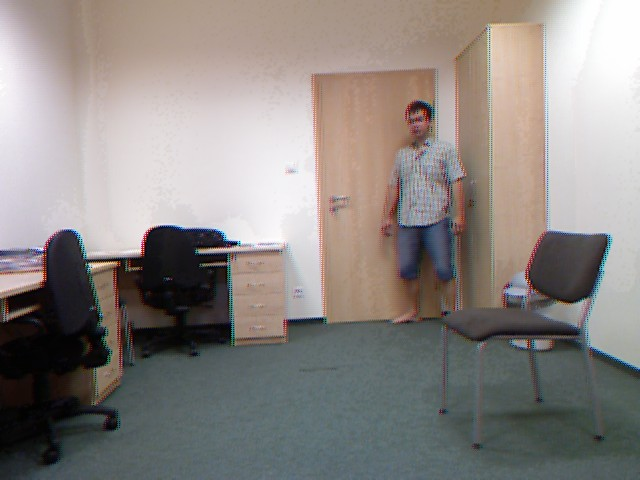
#> input picture Server/test/img1/fall-01-cam0-rgb-001.png, 640 x 480 px; its folder holds 4 pictures in this run
$ python backsubtest.py
#> lines starting #> are read from the running program, lines starting #| are printed output that depends on the picture
### Server/oldcode/backsub.py
import cv2 as cv


class DetectorAPI:
    def __init__(self, frame_array, timestamp_array, image_mask="./archives/mask.jpg") -> None:
        """
        Constructor Method: Takes an array of frames. If a background mask
        does not exist, one is created from the first index in the frames.
        :param frame_array: An array of frames to analyze:
        """
        if image_mask is None:
            self.mask = frame_array[0]
            self.frame_array = frame_array[0:]
        else:
            self.mask = image_mask
        self.frame_array = frame_array
        self.timestamp_array = timestamp_array
        self.back_sub = cv.createBackgroundSubtractorKNN(history=10, detectShadows=False)
        self.back_sub.setShadowThreshold(8)
        self.back_sub.setkNNSamples(5)

    def background_subtract(self) -> None:
        """
        Creates a overwrites the frames in the frame_array with a
        background-subtracted form of the image.
        """
        self.frame_array = [self.back_sub.apply(image) for image in self.frame_array]
        self.frame_array = [cv.medianBlur(image, 5) for image in self.frame_array]

    def get_rectangles(self) -> dict:
        """
        Returns rectangles approximation of foreground objects in images
        :return rectangles: a dictionary of rectangles in the frame set
        """
        rectangles = dict()
        for cur_image in range(len(self.frame_array)):
            contours, hierarchy = cv.findContours(
                self.frame_array[cur_image], cv.RETR_TREE, cv.CHAIN_APPROX_SIMPLE)
            contour = max(contours, key=cv.contourArea)
            x, y, w, h = cv.boundingRect(contour)
            box = [(x, y), ((x+w), y), (x, (y+h)), ((x+w), (y+h))]
            if box != [(0, 0), (640, 0), (0, 480), (640, 480)]:

                img_name = "%s" % self.timestamp_array[cur_image]
                rectangles[img_name] = box  # Returns (x, y, w, h) where
                # (x,y) is the top left corner
                # and the (w, h) is the width and height
        return rectangles

    def set_frame_array(self, frame_array):
        self.frame_array = frame_array

    def set_timestamp_array(self, timestamp_array):
        self.timestamp_array = timestamp_array

### Server/test/backsubtest.py
import os

import cv2 as cv

from Server.oldcode.backsub import DetectorAPI

files = os.listdir('./img1')
parent_dir = os.getcwd()
files = sorted([x for x in files if x.endswith('.png')])
os.chdir('img1')
frame_packet = [cv.imread(x) for x in files]
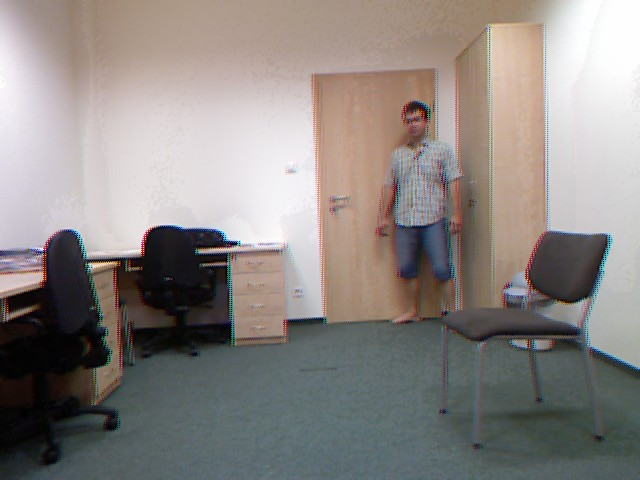
#> input picture Server/test/img1/fall-01-cam0-rgb-005.png, 640 x 480 px
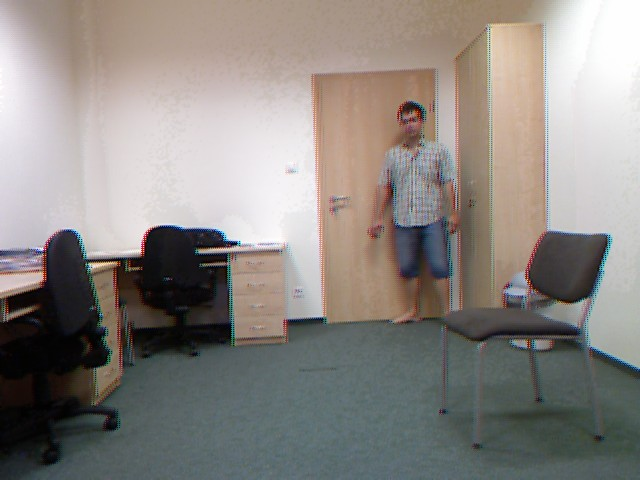
#> input picture Server/test/img1/fall-01-cam0-rgb-010.png, 640 x 480 px
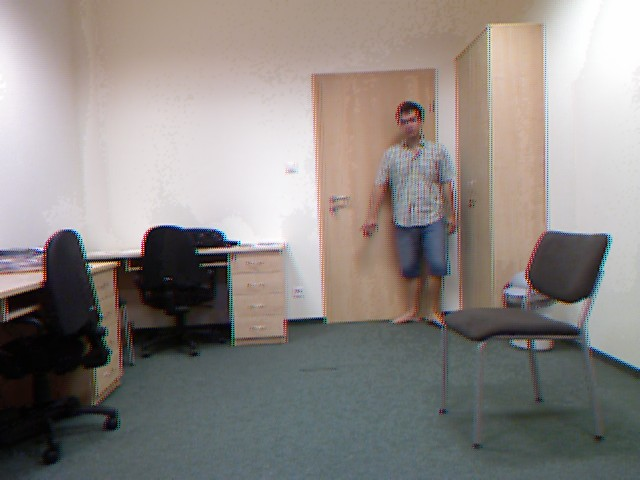
#> input picture Server/test/img1/fall-01-cam0-rgb-015.png, 640 x 480 px
#> frame_packet = 4 items
os.chdir(parent_dir)
timestamp = [x for x in range(len(frame_packet))]
#> timestamp = [0, 1, 2, 3]
dapi = DetectorAPI(frame_packet, timestamp, cv.imread('mask.png'))
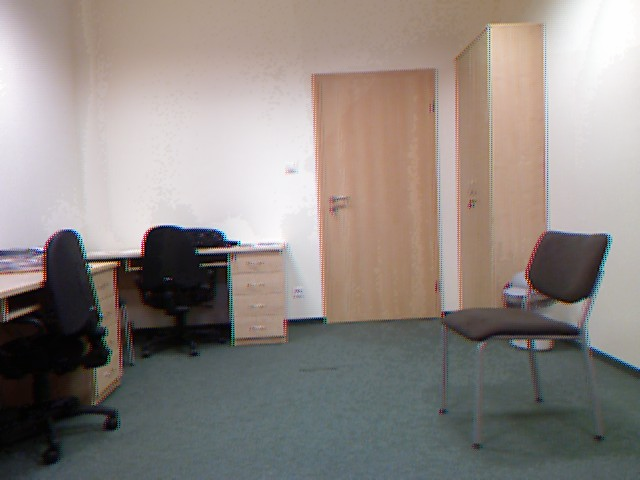
#> input picture Server/test/mask.png, 640 x 480 px
#> in __init__, self.mask is the input picture: shape (480, 640, 3); mean B, G, R 130.6, 135.1, 142.9
#> in __init__, `self.frame_array = frame_array`: self.frame_array = 4 items
#> in __init__, `self.timestamp_array = timestamp_array`: self.timestamp_array = [0, 1, 2, 3]
dapi.background_subtract()
rect = dapi.get_rectangles()
#> the loop in get_rectangles, `for cur_image in range(len(self.frame_array)):` made 4 passes
#> after the loop in get_rectangles, `for cur_image in range(len(self.frame_array)):`: rectangles = 0 items
#> rect = 0 items
print(rect)
